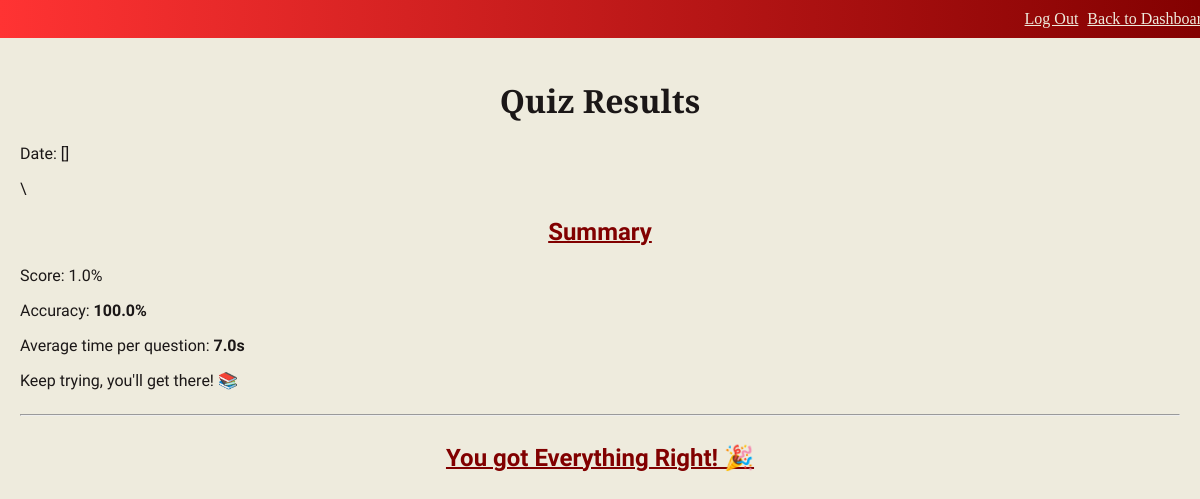
/results/2 (signed in), run on the app's committed database.
### tables this page shows
CREATE TABLE results (
    id INTEGER PRIMARY KEY AUTOINCREMENT,
    user_id INTEGER NOT NULL,
    quiz_id INTEGER NOT NULL,
    score REAL,
    accuracy REAL,
    avg_time REAL,
    wrong_questions TEXT,
    date TEXT,
    FOREIGN KEY (user_id) REFERENCES users(id));

### app.py (the view)
@app.route('/results/<int:result_id>')
def results(result_id):
    if 'user_id' not in session:
        return redirect(url_for('login'))
    connection = sqlite3.connect('database/LoginData.db')
    cursor = connection.cursor()
    result = cursor.execute('SELECT score, accuracy, avg_time, wrong_questions, date FROM results WHERE id = ? AND user_id = ?', (result_id, session['user_id'])).fetchone()
    connection.close()
    wrong_questions = json.loads(result[3])
    return render_template('results.html', score=result[0], accuracy=result[1], avg_time=result[2], wrong_questions=wrong_questions, date=result[3])

### templates/results.html (shortened to what this page needs)
<!DOCTYPE html>
<html lang="en">
<head>
    <link rel="stylesheet" type="text/css" href="{{ url_for('static', filename='main.css') }}">
</head>
<body>
        <div class="banner">
            <div class="banner-content">
                <a href="{{ url_for('logout') }}">Log Out</a>
                <a href="/dashboard"> Back to Dashboard</a>
            </div>
        </div>
        <main>
        <h1>Quiz Results</h1>
        <p> Date: {{ date }}</p>\
        <div class="summary">
            <h2>Summary</h2>
            <p>Score: {{ score }}%</p>
            <p>Accuracy: <strong>{{ accuracy }}%</strong></p>
            <p>Average time per question:  <strong>{{ avg_time }}s</strong></p>
            {% if score == 100 %}
                <p>Perfect score! Great work! 🎉</p>
            {% elif score >= 50 %}
                <p>Good effort! Keep practising! 💪</p>
            {% else %}
                <p>Keep trying, you'll get there! 📚</p>
            {% endif %}
        </div>
        <hr>
        <div class="results-breakdown">
            {% if wrong_questions|length == 0 %}
                <h2> You got Everything Right! 🎉</h2>
            {% endif %}
        </div>
    </main>
</body>
</html>

### static/main.css (style rules this page uses)
body { background-color: #eeebdd; font-family: Metamorphous; margin: 0; padding: 0; }
main { color: #1b1717; padding: 20px; font-family: Metamorphous; }
div { display: block; align-content: center; }
.banner { background-image: linear-gradient(to right, #Ff3333, #810000); font-family: Cinzel Decorative; text-align: right; padding: 10px; position: sticky; width: 100%; margin-bottom: 0px; }
a { color: #EEEBDD; text-decoration: underline; padding-left: 5px; }
h2 { text-decoration: underline; text-decoration-thickness: 2px; text-align: center; color: #810000; }
h1 { text-align: center; font-family: Cinzel Decorative; }

### data on the page
results: wrong_questions "[]", score "1.0", accuracy "100.0", avg_time "7.0"
